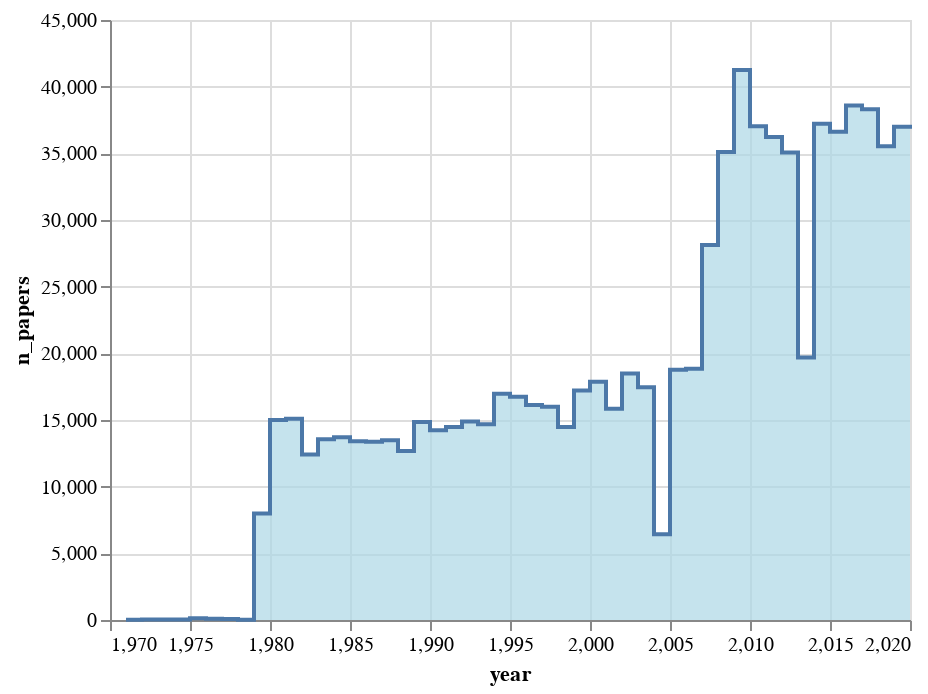

Notebook code for this chart:
### Code cell
alt.Chart(df_summary).mark_area(
    color="lightblue",
    interpolate='step-after',
    line=True
).encode(
    x='year',
    y='n_papers'
)

### Figure 1 — Vega-Lite specification as saved in the notebook (floating-point values rounded to 4 significant figures)
{"config": {"view": {"continuousWidth": 400, "continuousHeight": 300}}, "data": {"name": "data-b0d64454579e5b17c1b44d523476cb66"}, "mark": {"type": "area", "color": "lightblue", "interpolate": "step-after", "line": true}, "encoding": {"x": {"type": "quantitative", "field": "year"}, "y": {"type": "quantitative", "field": "n_papers"}}, "$schema": "https://vega.github.io/schema/vega-lite/v4.8.1.json", "datasets": {"data-b0d64454579e5b17c1b44d523476cb66": [{"year": 1971, "n_authors": 35, "n_papers": 28, "n_authors_per_paper": 1.5, "n_papers_per_author": 1.2, "n_collabs": 13, "n_isolates": 12, "mean_collabs": 0.7429, "largest_component": 0.1143, "deg_assort": -0.2133, "avg_clustering": 0.0, "transitivity": 0.0}, {"year": 1972, "n_authors": 58, "n_papers": 42, "n_authors_per_paper": 1.429, "n_papers_per_author": 1.034, "n_collabs": 18, "n_isolates": 22, "mean_collabs": 0.6207, "largest_component": 0.03448, "deg_assort": null, "avg_clustering": 0.0, "transitivity": 0.0}, {"year": 1973, "n_authors": 47, "n_papers": 36, "n_authors_per_paper": 1.333, "n_papers_per_author": 1.021, "n_collabs": 12, "n_isolates": 23, "mean_collabs": 0.5106, "largest_component": 0.04255, "deg_assort": null, "avg_clustering": 0.0, "transitivity": 0.0}, {"year": 1974, "n_authors": 47, "n_papers": 34, "n_authors_per_paper": 1.441, "n_papers_per_author": 1.043, "n_collabs": 15, "n_isolates": 17, "mean_collabs": 0.6383, "largest_component": 0.04255, "deg_assort": null, "avg_clustering": 0.0, "transitivity": 0.0}, {"year": 1975, "n_authors": 161, "n_papers": 131, "n_authors_per_paper": 1.359, "n_papers_per_author": 1.106, "n_collabs": 44, "n_isolates": 74, "mean_collabs": 0.5466, "largest_component": 0.01863, "deg_assort": -0.02326, "avg_clustering": 0.0, "transitivity": 0.0}, {"year": 1976, "n_authors": 120, "n_papers": 96, "n_authors_per_paper": 1.375, "n_papers_per_author": 1.1, "n_collabs": 35, "n_isolates": 54, "mean_collabs": 0.5833, "largest_component": 0.03333, "deg_assort": -0.09804, "avg_clustering": 0.0, "transitivity": 0.0}, {"year": 1977, "n_authors": 103, "n_papers": 81, "n_authors_per_paper": 1.432, "n_papers_per_author": 1.126, "n_collabs": 34, "n_isolates": 38, "mean_collabs": 0.6602, "largest_component": 0.02913, "deg_assort": -0.09677, "avg_clustering": 0.0, "transitivity": 0.0}, {"year": 1978, "n_authors": 34, "n_papers": 28, "n_authors_per_paper": 1.357, "n_papers_per_author": 1.118, "n_collabs": 10, "n_isolates": 14, "mean_collabs": 0.5882, "largest_component": 0.05882, "deg_assort": null, "avg_clustering": 0.0, "transitivity": 0.0}, {"year": 1979, "n_authors": 8860, "n_papers": 7996, "n_authors_per_paper": 1.248, "n_papers_per_author": 1.126, "n_collabs": 1914, "n_isolates": 5197, "mean_collabs": 0.4321, "largest_component": 0.0006772, "deg_assort": 0.01995, "avg_clustering": 0.0, "transitivity": 0.0}, {"year": 1980, "n_authors": 15717, "n_papers": 15008, "n_authors_per_paper": 1.265, "n_papers_per_author": 1.208, "n_collabs": 3797, "n_isolates": 8707, "mean_collabs": 0.4832, "largest_component": 0.000509, "deg_assort": -0.02675, "avg_clustering": 0.0001485, "transitivity": 0.004184}, {"year": 1981, "n_authors": 15820, "n_papers": 15090, "n_authors_per_paper": 1.271, "n_papers_per_author": 1.212, "n_collabs": 3909, "n_isolates": 8603, "mean_collabs": 0.4942, "largest_component": 0.0006321, "deg_assort": 0.0005716, "avg_clustering": 0.0, "transitivity": 0.0}, {"year": 1982, "n_authors": 13248, "n_papers": 12408, "n_authors_per_paper": 1.271, "n_papers_per_author": 1.191, "n_collabs": 3231, "n_isolates": 7205, "mean_collabs": 0.4878, "largest_component": 0.0006793, "deg_assort": -0.01462, "avg_clustering": 0.0, "transitivity": 0.0}, {"year": 1983, "n_authors": 14570, "n_papers": 13565, "n_authors_per_paper": 1.272, "n_papers_per_author": 1.184, "n_collabs": 3527, "n_isolates": 7947, "mean_collabs": 0.4841, "largest_component": 0.0004804, "deg_assort": -0.008598, "avg_clustering": 0.0, "transitivity": 0.0}, {"year": 1984, "n_authors": 14422, "n_papers": 13707, "n_authors_per_paper": 1.268, "n_papers_per_author": 1.206, "n_collabs": 3488, "n_isolates": 7955, "mean_collabs": 0.4837, "largest_component": 0.0007627, "deg_assort": 0.02082, "avg_clustering": 0.0001618, "transitivity": 0.00471}, {"year": 1985, "n_authors": 14106, "n_papers": 13415, "n_authors_per_paper": 1.268, "n_papers_per_author": 1.205, "n_collabs": 3418, "n_isolates": 7728, "mean_collabs": 0.4846, "largest_component": 0.0005671, "deg_assort": 0.004392, "avg_clustering": 0.0, "transitivity": 0.0}, {"year": 1986, "n_authors": 14348, "n_papers": 13360, "n_authors_per_paper": 1.272, "n_papers_per_author": 1.185, "n_collabs": 3513, "n_isolates": 7740, "mean_collabs": 0.4897, "largest_component": 0.000697, "deg_assort": -0.01331, "avg_clustering": 0.0, "transitivity": 0.0}, {"year": 1987, "n_authors": 14471, "n_papers": 13475, "n_authors_per_paper": 1.269, "n_papers_per_author": 1.181, "n_collabs": 3466, "n_isolates": 7976, "mean_collabs": 0.479, "largest_component": 0.0008983, "deg_assort": 0.05712, "avg_clustering": 0.0003686, "transitivity": 0.01172}, {"year": 1988, "n_authors": 13647, "n_papers": 12683, "n_authors_per_paper": 1.268, "n_papers_per_author": 1.179, "n_collabs": 3265, "n_isolates": 7483, "mean_collabs": 0.4785, "largest_component": 0.0005129, "deg_assort": 0.02302, "avg_clustering": 0.0, "transitivity": 0.0}, {"year": 1989, "n_authors": 15746, "n_papers": 14852, "n_authors_per_paper": 1.26, "n_papers_per_author": 1.189, "n_collabs": 3721, "n_isolates": 8757, "mean_collabs": 0.4726, "largest_component": 0.0004446, "deg_assort": -0.009351, "avg_clustering": 0.0, "transitivity": 0.0}, {"year": 1990, "n_authors": 15161, "n_papers": 14224, "n_authors_per_paper": 1.266, "n_papers_per_author": 1.187, "n_collabs": 3636, "n_isolates": 8336, "mean_collabs": 0.4797, "largest_component": 0.0005277, "deg_assort": 0.02035, "avg_clustering": 0.0001979, "transitivity": 0.005714}, {"year": 1991, "n_authors": 15641, "n_papers": 14467, "n_authors_per_paper": 1.278, "n_papers_per_author": 1.182, "n_collabs": 3851, "n_isolates": 8415, "mean_collabs": 0.4924, "largest_component": 0.0005115, "deg_assort": 0.0154, "avg_clustering": 0.0, "transitivity": 0.0}, {"year": 1992, "n_authors": 15973, "n_papers": 14889, "n_authors_per_paper": 1.278, "n_papers_per_author": 1.192, "n_collabs": 3978, "n_isolates": 8567, "mean_collabs": 0.4981, "largest_component": 0.0005008, "deg_assort": 0.07064, "avg_clustering": 0.0003965, "transitivity": 0.02396}, {"year": 1993, "n_authors": 15768, "n_papers": 14683, "n_authors_per_paper": 1.279, "n_papers_per_author": 1.191, "n_collabs": 3910, "n_isolates": 8438, "mean_collabs": 0.4959, "largest_component": 0.0005074, "deg_assort": -0.003961, "avg_clustering": 9.513e-05, "transitivity": 0.005445}, {"year": 1994, "n_authors": 17965, "n_papers": 16970, "n_authors_per_paper": 1.275, "n_papers_per_author": 1.204, "n_collabs": 4480, "n_isolates": 9653, "mean_collabs": 0.4987, "largest_component": 0.000835, "deg_assort": 0.04235, "avg_clustering": 0.0, "transitivity": 0.0}, {"year": 1995, "n_authors": 17882, "n_papers": 16748, "n_authors_per_paper": 1.269, "n_papers_per_author": 1.189, "n_collabs": 4327, "n_isolates": 9758, "mean_collabs": 0.484, "largest_component": 0.0005033, "deg_assort": 0.04411, "avg_clustering": 0.0001305, "transitivity": 0.004854}, {"year": 1996, "n_authors": 17514, "n_papers": 16117, "n_authors_per_paper": 1.28, "n_papers_per_author": 1.178, "n_collabs": 4354, "n_isolates": 9343, "mean_collabs": 0.4972, "largest_component": 0.0003997, "deg_assort": -0.007636, "avg_clustering": 0.0001713, "transitivity": 0.004886}, {"year": 1997, "n_authors": 17462, "n_papers": 15988, "n_authors_per_paper": 1.278, "n_papers_per_author": 1.17, "n_collabs": 4282, "n_isolates": 9388, "mean_collabs": 0.4904, "largest_component": 0.0004009, "deg_assort": 0.01113, "avg_clustering": 0.0, "transitivity": 0.0}, {"year": 1998, "n_authors": 21557, "n_papers": 14482, "n_authors_per_paper": 1.758, "n_papers_per_author": 1.181, "n_collabs": 17871, "n_isolates": 6230, "mean_collabs": 1.658, "largest_component": 0.004685, "deg_assort": 0.8288, "avg_clustering": 0.374, "transitivity": 0.8591}, {"year": 1999, "n_authors": 26441, "n_papers": 17212, "n_authors_per_paper": 1.864, "n_papers_per_author": 1.213, "n_collabs": 25535, "n_isolates": 6745, "mean_collabs": 1.931, "largest_component": 0.004992, "deg_assort": 0.7577, "avg_clustering": 0.4213, "transitivity": 0.8359}, {"year": 2000, "n_authors": 26663, "n_papers": 17873, "n_authors_per_paper": 1.847, "n_papers_per_author": 1.238, "n_collabs": 25841, "n_isolates": 6901, "mean_collabs": 1.938, "largest_component": 0.006038, "deg_assort": 0.8258, "avg_clustering": 0.4107, "transitivity": 0.8388}, {"year": 2001, "n_authors": 24504, "n_papers": 15852, "n_authors_per_paper": 1.86, "n_papers_per_author": 1.203, "n_collabs": 23559, "n_isolates": 6346, "mean_collabs": 1.923, "largest_component": 0.005673, "deg_assort": 0.7124, "avg_clustering": 0.4285, "transitivity": 0.8308}, {"year": 2002, "n_authors": 28400, "n_papers": 18485, "n_authors_per_paper": 1.912, "n_papers_per_author": 1.245, "n_collabs": 29089, "n_isolates": 6718, "mean_collabs": 2.049, "largest_component": 0.02947, "deg_assort": 0.6185, "avg_clustering": 0.4384, "transitivity": 0.788}, {"year": 2003, "n_authors": 27480, "n_papers": 17449, "n_authors_per_paper": 1.929, "n_papers_per_author": 1.225, "n_collabs": 28829, "n_isolates": 6391, "mean_collabs": 2.098, "largest_component": 0.004803, "deg_assort": 0.7948, "avg_clustering": 0.4556, "transitivity": 0.8458}, {"year": 2004, "n_authors": 11193, "n_papers": 6432, "n_authors_per_paper": 1.932, "n_papers_per_author": 1.11, "n_collabs": 11136, "n_isolates": 2806, "mean_collabs": 1.99, "largest_component": 0.005092, "deg_assort": 0.9276, "avg_clustering": 0.4537, "transitivity": 0.9234}, {"year": 2005, "n_authors": 33034, "n_papers": 18775, "n_authors_per_paper": 2.242, "n_papers_per_author": 1.274, "n_collabs": 44784, "n_isolates": 5384, "mean_collabs": 2.711, "largest_component": 0.09136, "deg_assort": 0.6143, "avg_clustering": 0.545, "transitivity": 0.7351}, {"year": 2006, "n_authors": 34145, "n_papers": 18837, "n_authors_per_paper": 2.3, "n_papers_per_author": 1.269, "n_collabs": 48534, "n_isolates": 5061, "mean_collabs": 2.843, "largest_component": 0.07846, "deg_assort": 0.6835, "avg_clustering": 0.5567, "transitivity": 0.7646}, {"year": 2007, "n_authors": 47580, "n_papers": 28125, "n_authors_per_paper": 2.254, "n_papers_per_author": 1.332, "n_collabs": 69576, "n_isolates": 7609, "mean_collabs": 2.925, "largest_component": 0.1646, "deg_assort": 0.5609, "avg_clustering": 0.5437, "transitivity": 0.7004}, {"year": 2008, "n_authors": 59667, "n_papers": 35104, "n_authors_per_paper": 2.318, "n_papers_per_author": 1.364, "n_collabs": 92181, "n_isolates": 8751, "mean_collabs": 3.09, "largest_component": 0.2003, "deg_assort": 0.5342, "avg_clustering": 0.5646, "transitivity": 0.6902}, {"year": 2009, "n_authors": 70702, "n_papers": 41251, "n_authors_per_paper": 2.32, "n_papers_per_author": 1.354, "n_collabs": 113433, "n_isolates": 10591, "mean_collabs": 3.209, "largest_component": 0.2118, "deg_assort": 0.8821, "avg_clustering": 0.564, "transitivity": 0.7853}, {"year": 2010, "n_authors": 65676, "n_papers": 37039, "n_authors_per_paper": 2.34, "n_papers_per_author": 1.32, "n_collabs": 100742, "n_isolates": 9570, "mean_collabs": 3.068, "largest_component": 0.1823, "deg_assort": 0.7687, "avg_clustering": 0.5725, "transitivity": 0.7523}, {"year": 2011, "n_authors": 67938, "n_papers": 36226, "n_authors_per_paper": 2.488, "n_papers_per_author": 1.327, "n_collabs": 116363, "n_isolates": 8740, "mean_collabs": 3.426, "largest_component": 0.2069, "deg_assort": 0.6723, "avg_clustering": 0.5995, "transitivity": 0.7055}, {"year": 2012, "n_authors": 66880, "n_papers": 35059, "n_authors_per_paper": 2.496, "n_papers_per_author": 1.308, "n_collabs": 113423, "n_isolates": 8323, "mean_collabs": 3.392, "largest_component": 0.2006, "deg_assort": 0.6344, "avg_clustering": 0.6077, "transitivity": 0.725}, {"year": 2013, "n_authors": 41771, "n_papers": 19696, "n_authors_per_paper": 2.556, "n_papers_per_author": 1.205, "n_collabs": 67267, "n_isolates": 5049, "mean_collabs": 3.221, "largest_component": 0.08073, "deg_assort": 0.6317, "avg_clustering": 0.6296, "transitivity": 0.8003}, {"year": 2014, "n_authors": 68363, "n_papers": 37226, "n_authors_per_paper": 2.456, "n_papers_per_author": 1.337, "n_collabs": 114852, "n_isolates": 8417, "mean_collabs": 3.36, "largest_component": 0.2105, "deg_assort": 0.911, "avg_clustering": 0.6033, "transitivity": 0.8042}, {"year": 2015, "n_authors": 67181, "n_papers": 36610, "n_authors_per_paper": 2.38, "n_papers_per_author": 1.297, "n_collabs": 99874, "n_isolates": 8830, "mean_collabs": 2.973, "largest_component": 0.1344, "deg_assort": 0.5224, "avg_clustering": 0.5833, "transitivity": 0.7345}, {"year": 2016, "n_authors": 72588, "n_papers": 38587, "n_authors_per_paper": 2.455, "n_papers_per_author": 1.305, "n_collabs": 115138, "n_isolates": 8665, "mean_collabs": 3.172, "largest_component": 0.1615, "deg_assort": 0.7194, "avg_clustering": 0.6025, "transitivity": 0.754}, {"year": 2017, "n_authors": 73079, "n_papers": 38305, "n_authors_per_paper": 2.479, "n_papers_per_author": 1.299, "n_collabs": 115579, "n_isolates": 8428, "mean_collabs": 3.163, "largest_component": 0.1701, "deg_assort": 0.6176, "avg_clustering": 0.6045, "transitivity": 0.7548}, {"year": 2018, "n_authors": 71355, "n_papers": 35528, "n_authors_per_paper": 2.581, "n_papers_per_author": 1.285, "n_collabs": 122699, "n_isolates": 7367, "mean_collabs": 3.439, "largest_component": 0.1816, "deg_assort": 0.8811, "avg_clustering": 0.6283, "transitivity": 0.8138}, {"year": 2019, "n_authors": 75878, "n_papers": 36991, "n_authors_per_paper": 2.642, "n_papers_per_author": 1.288, "n_collabs": 132041, "n_isolates": 7256, "mean_collabs": 3.48, "largest_component": 0.1909, "deg_assort": 0.9046, "avg_clustering": 0.643, "transitivity": 0.8107}, {"year": 2020, "n_authors": 77282, "n_papers": 37152, "n_authors_per_paper": 2.659, "n_papers_per_author": 1.278, "n_collabs": 133958, "n_isolates": 7373, "mean_collabs": 3.467, "largest_component": 0.1917, "deg_assort": 0.6969, "avg_clustering": 0.6467, "transitivity": 0.7676}]}}
